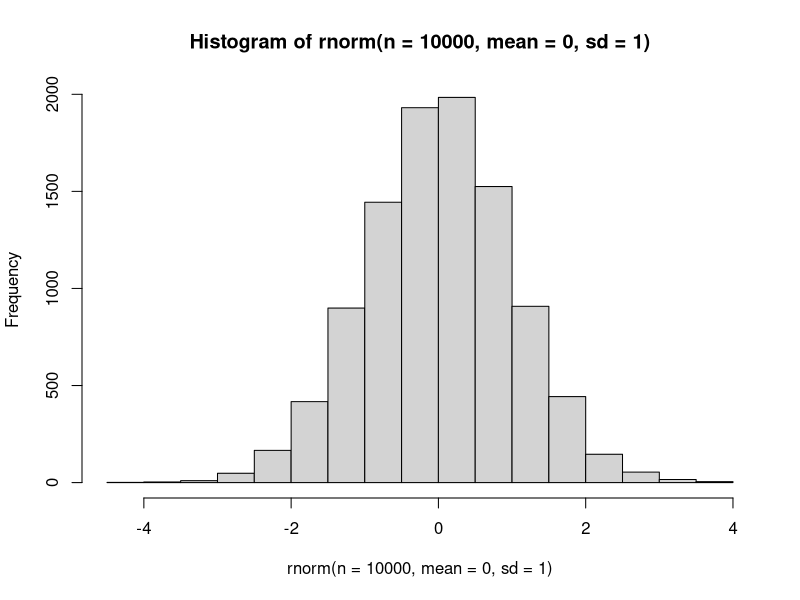
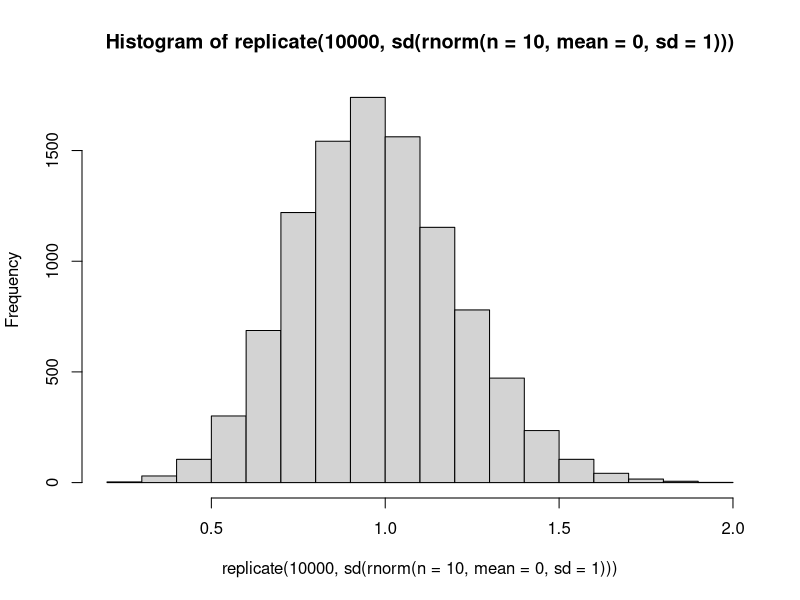
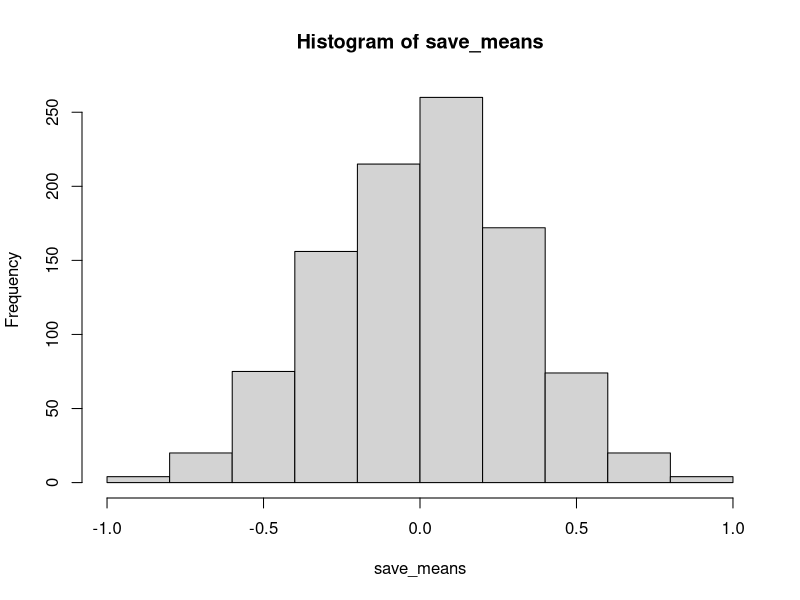
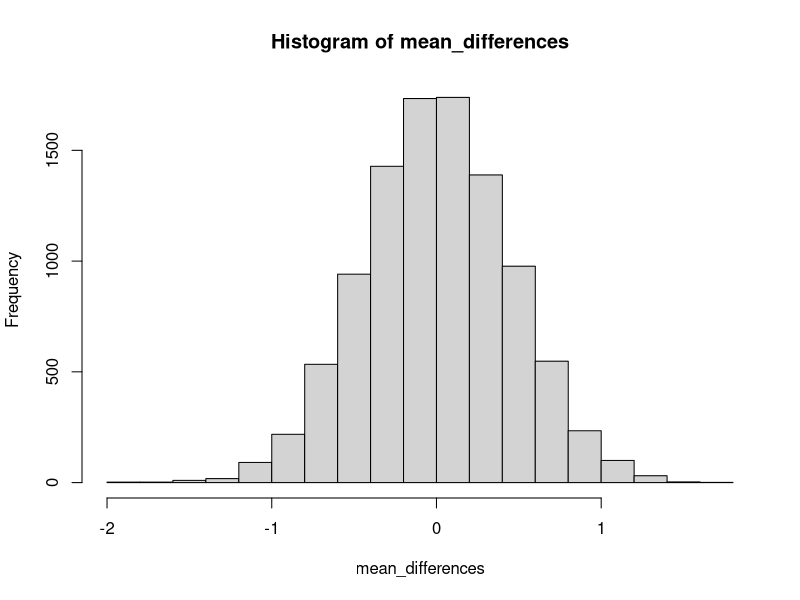
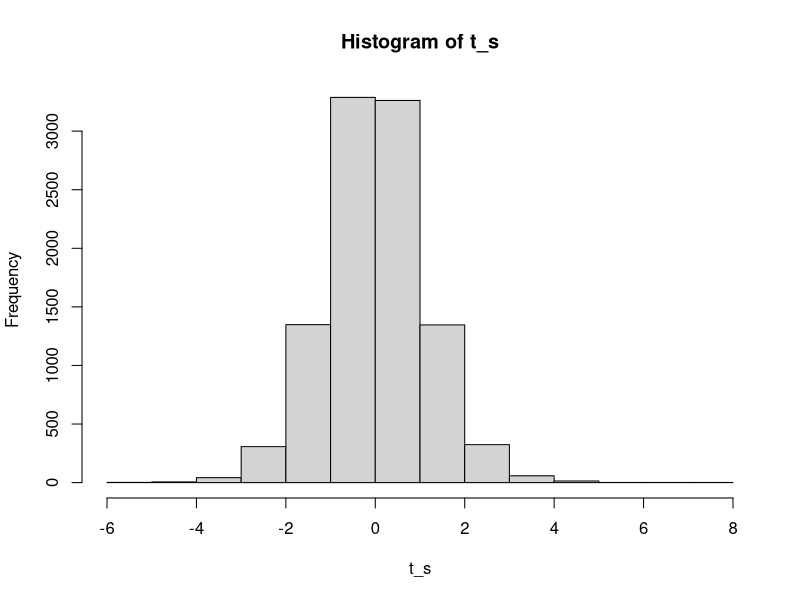
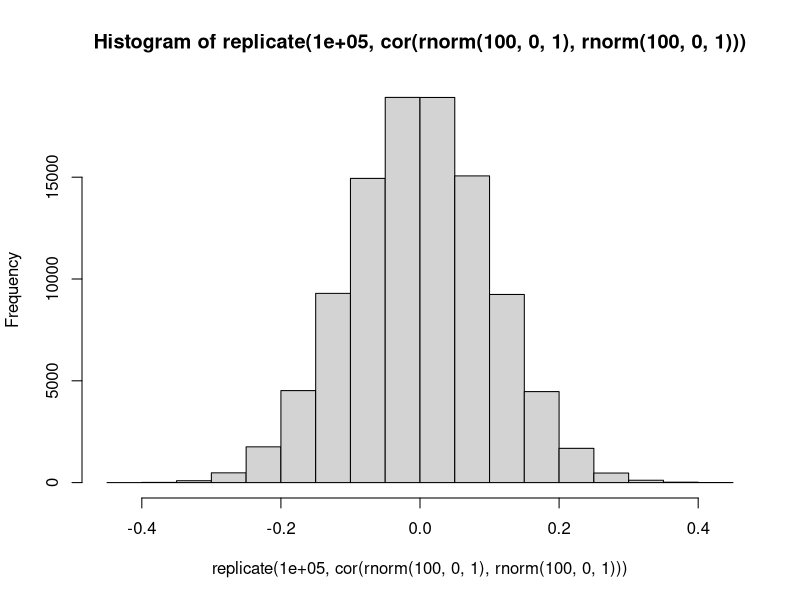
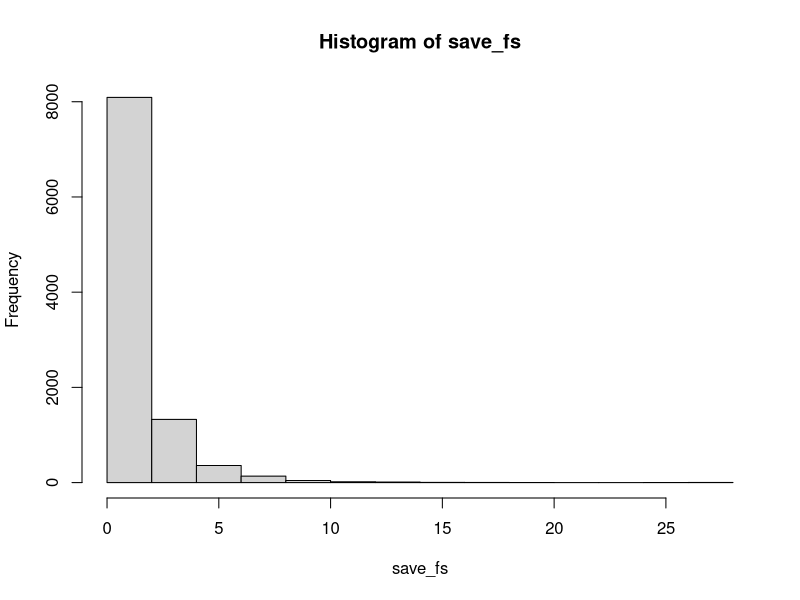

Source code (R) for these figures, in order:
## ---- chunk 1
knitr::opts_chunk$set(echo = TRUE)
## ---- chunk 2
rnorm(n=5,mean=0,sd=1)
## ---- chunk 3
hist(rnorm(n=10000,mean=0,sd=1)) #hist for histogram and rnorm for normal distribution

mean(rnorm(n=10,mean=0,sd=1))
sd(rnorm(n=100000,mean=0,sd=1))

mean(rnorm(n=10,mean=0,sd=1))
## ---- chunk 4
#sample mean
#n=10
save_means<-c()
for(i in 1:1000){
save_means[i]<-mean(rnorm(n=10,mean=0,sd=1))
}
  

## ---- chunk 5
#replicate

replicate(1000,mean(rnorm(n=10,mean=0,sd=1)))

hist(replicate(10000,sd(rnorm(n=10,mean=0,sd=1))))

hist(save_means)

SEM<-1/sqrt(10)
SEM

sd(save_means)
## ---- chunk 6
#long way of doing it
A <- rnorm(10,0,1)
B <- rnorm(10,0,1)
MD <- mean(A)-mean(B)
MD

#lets do a loop to create 10000 groups
mean_differences <- replicate(10000, mean(rnorm(10,0,1))-mean(rnorm(10,0,1)))

sort(mean_differences)[95000] #sort will order all the smallest values to the largest values-includes all 10000 numbers. The cutoff numbers in the bracket are found by .95*10000 for critical value

sort(mean_differences)[2500]
sort(mean_differences)[97500]

hist(mean_differences)
## ---- chunk 7
#pt is getting a quantile from a t-test
#qt is getting a p-value from a t-test

pt(q=2,df=9)

#find the probability of t(9) >= .5,1,1.5,2,2.5

pt(q=c(.5,1,1.5,2,2.5),df=9) #pt function provides the lower tail (left side) of the graph

t.test(rnorm(10,0,1),mu=0)$statistic #$statistic separates the t-value and lists it alone (without t-test results)

t_s <- replicate(10000,t.test(rnorm(10,0,1),mu=0)$statistic)

hist(t_s)

sim_ps <- c(length(t_s))

length(t_s[t_s < .5])/10000
length(t_s[t_s < 1])/10000
length(t_s[t_s < 1.5])/10000
length(t_s[t_s < 2])/10000
length(t_s[t_s < 2.5])/10000



## ---- chunk 8
#create a sampling distribution for correlations we can get in a specific situation

cor(rnorm(100,0,1),rnorm(100,0,1))#use cor function to correlate two sets

replicate(10000,cor(rnorm(100,0,1),rnorm(100,0,1)))

hist(replicate(1e+05,cor(rnorm(100,0,1),rnorm(100,0,1))))

sim_rs <- replicate(10000,cor(rnorm(100,0,1),rnorm(100,0,1)))

sort(abs(sim_rs))[95000]
## ---- chunk 9
A <- c(1,2,3,4)
B <- c(3,4,5,6)
C <- c(5,6,7,8)

conds<- rep(c("A","B","C"), each=4)
DV <- c(A,B,C)
df <- data.frame(conds, DV)
summary (aov(DV~conds,df))
## ---- chunk 10
run_anova <- function(){

A <- rnorm(4,0,1)
B <- rnorm(4,0,1)
C <- rnorm(4,0,1)

conds<- rep(c("A","B","C"), each=4)
DV <- c(A,B,C)
df <- data.frame(conds, DV)
summary (aov(DV~conds,df))

sum_out <- summary(aov(DV~conds,df))
sum_out[[1]]$`F value`[1]

return(sum_out[[1]]$`F value`[1])
}


save_fs <- replicate(10000,run_anova())


hist(save_fs)

sort(save_fs)[9500]

qf(.95,2,9)
